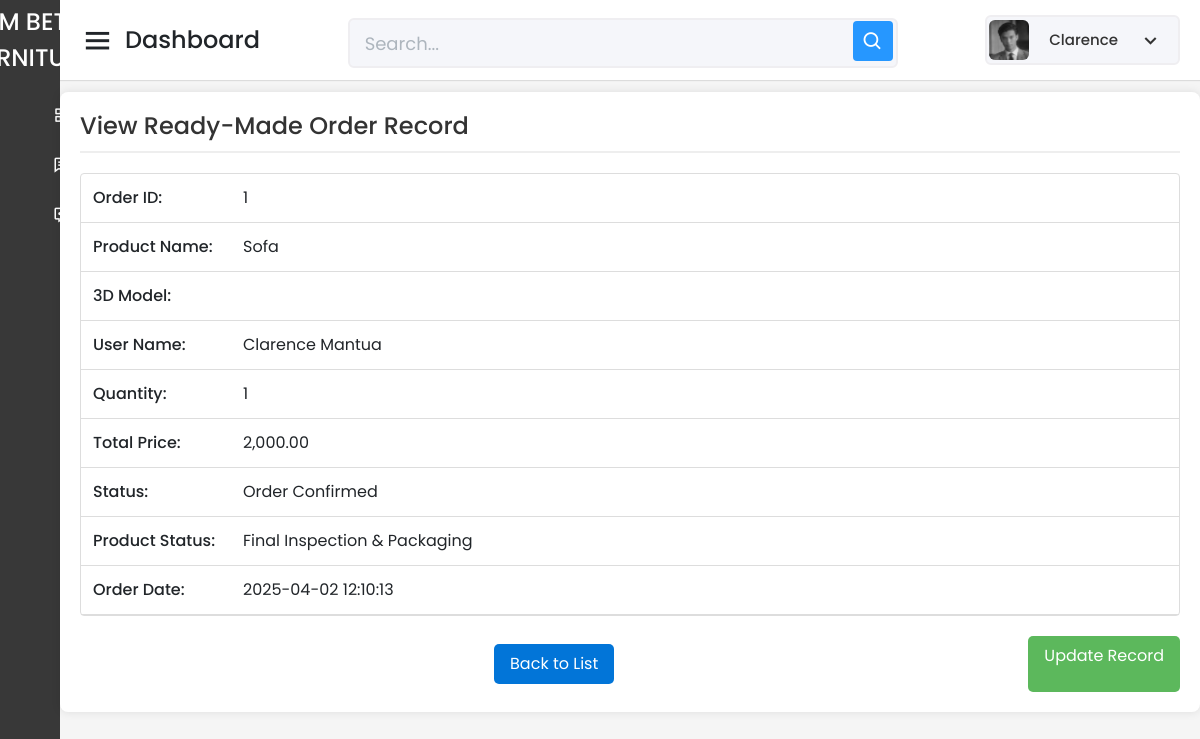
Page /Capstone_Admin/readymade/read-one-readymade-form.php?id=1 (signed in) on the earlier database version.
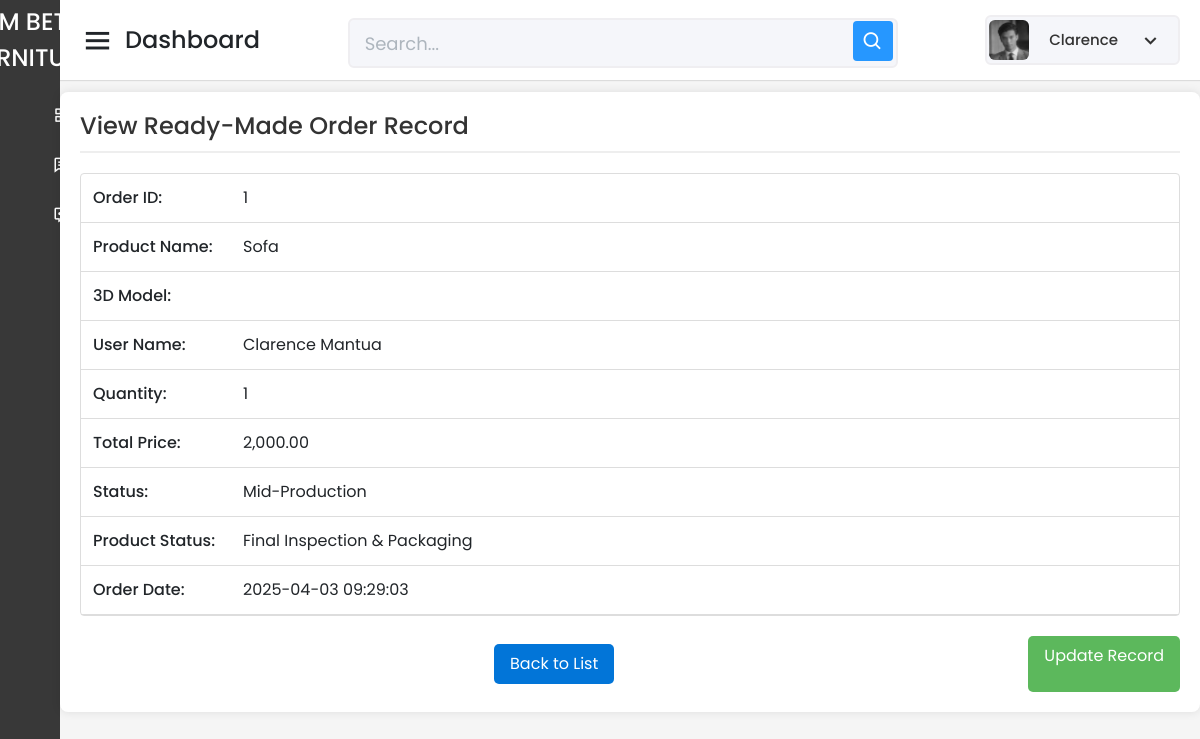
Same page on the later database version.
### tables this page shows
CREATE TABLE `tbl_ready_made_orders` (
  `ReadyMadeOrder_ID` int(11) NOT NULL AUTO_INCREMENT,
  `Product_ID` int(11) NOT NULL,
  `User_ID` varchar(150) NOT NULL,
  `Quantity` int(11) NOT NULL,
  `Total_Price` decimal(10,2) NOT NULL,
  `Order_Status` int(3) NOT NULL DEFAULT 0,
  `Order_Date` timestamp NOT NULL DEFAULT current_timestamp(),
  `Product_Status` int(3) NOT NULL DEFAULT 0,
  `Progress_Pic_10` varchar(255) DEFAULT NULL,
  `Progress_Pic_20` varchar(255) DEFAULT NULL,
  `Progress_Pic_30` varchar(255) DEFAULT NULL,
  `Progress_Pic_40` varchar(255) DEFAULT NULL,
  `Progress_Pic_50` varchar(255) DEFAULT NULL,
  `Progress_Pic_60` varchar(255) DEFAULT NULL,
  `Progress_Pic_70` varchar(255) DEFAULT NULL,
  `Progress_Pic_80` varchar(255) DEFAULT NULL,
  `Progress_Pic_90` varchar(255) DEFAULT NULL,
  `Progress_Pic_100` varchar(255) DEFAULT NULL,
  `Stop_Reason` varchar(255) DEFAULT NULL,
  PRIMARY KEY (`ReadyMadeOrder_ID`),
  KEY `Product_ID` (`Product_ID`),
  KEY `User_ID` (`User_ID`),
  CONSTRAINT `tbl_ready_made_orders_ibfk_1` FOREIGN KEY (`Product_ID`) REFERENCES `tbl_prod_info` (`Product_ID`),
  CONSTRAINT `tbl_ready_made_orders_ibfk_2` FOREIGN KEY (`User_ID`) REFERENCES `tbl_user_info` (`User_ID`)
);

CREATE TABLE `tbl_prod_info` (
  `Product_ID` int(11) NOT NULL AUTO_INCREMENT,
  `Product_Name` varchar(255) NOT NULL,
  `Description` text DEFAULT NULL,
  `Category` varchar(100) DEFAULT NULL,
  `Sizes` varchar(100) DEFAULT NULL,
  `Color` varchar(50) DEFAULT NULL,
  `Stock` varchar(100) DEFAULT NULL,
  `Assembly_Required` varchar(255) DEFAULT NULL,
  `ImageURL` varchar(255) DEFAULT NULL,
  `Price` varchar(255) NOT NULL,
  `Sold` varchar(255) DEFAULT NULL,
  `DateAdded` timestamp NOT NULL DEFAULT current_timestamp(),
  `LastUpdate` timestamp NOT NULL DEFAULT current_timestamp() ON UPDATE current_timestamp(),
  `GLB_File_URL` varchar(255) DEFAULT NULL,
  `product_type` enum('readymade','custom') DEFAULT 'readymade',
  PRIMARY KEY (`Product_ID`)
);

### Capstone_Admin/readymade/read-one-readymade-form.php (the view, shortened to what the changed rows need)
<?php
include '../config/database.php';
try {
    $query = "
        SELECT
            r.ReadyMadeOrder_ID,
            r.Product_ID,
            p.Product_Name,
            p.GLB_File_URL,
            r.User_ID,
            CONCAT(u.First_Name, ' ', u.Last_Name) AS User_Name,
            r.Quantity,
            r.Total_Price,
            r.Order_Status,
            r.Product_Status,
            r.Order_Date
        FROM tbl_ready_made_orders r
        JOIN tbl_prod_info p ON r.Product_ID = p.Product_ID
        JOIN tbl_user_info u ON r.User_ID = u.User_ID
        WHERE r.ReadyMadeOrder_ID = ?";
    $stmt = $pdo->prepare($query);
    $stmt->bindValue(1, $_GET['id']);
    $stmt->execute();
    $row = $stmt->fetch(PDO::FETCH_ASSOC);
    $readyMadeOrderID = $row["ReadyMadeOrder_ID"];
    $productName = $row["Product_Name"];
    $quantity = $row["Quantity"];
    $totalPrice = $row["Total_Price"];
    $orderStatus = $row["Order_Status"];
    $productStatus = $row["Product_Status"];
    $orderDate = $row["Order_Date"];
$orderStatusMap = [
    0   => 'Order Received',
    10  => 'Order Confirmed',
    20  => 'Design Finalization',
    30  => 'Material Preparation',
    40  => 'Production Started',
    50  => 'Mid-Production',
    60  => 'Finishing Process',
    70  => 'Quality Check',
    80  => 'Final Assembly',
    90  => 'Ready for Delivery',
    100 => 'Delivered / Completed'
];
$orderStatusText = $orderStatusMap[$orderStatus] ?? 'Unknown Status';
$productStatusLabels = [
    0   => 'Concept Stage',
    10  => 'Design Approved',
    20  => 'Material Sourcing',
    30  => 'Cutting & Shaping',
    40  => 'Structural Assembly',
    50  => 'Detailing & Refinements',
    60  => 'Sanding & Pre-Finishing',
    70  => 'Varnishing/Painting',
    80  => 'Drying & Curing',
    90  => 'Final Inspection & Packaging',
    100 => 'Completed'
];
$productStatusText = $productStatusLabels[$productStatus] ?? 'Unknown Status';
} catch (Exception $e) {
    echo "An error occurred: " . $e->getMessage();
    exit();
}
?>
<!DOCTYPE html>
<html lang="en" dir="ltr">
<head>
    <link href="../static/css/bootstrap.min.css" rel="stylesheet">
    <link href="../static/css-files/dashboard.css" rel="stylesheet">
    <link href="../static/css-files/button.css" rel="stylesheet">
    <link href="../static/css-files/admin_homev2.css" rel="stylesheet">
    <link href="https://unpkg.com/boxicons@2.0.7/css/boxicons.min.css" rel="stylesheet" />
</head>
<body>
    <section class="home-section">
        <br><br><br>
        <div class="container_boxes">
            <form name="frmReadyMadeRec" method="POST" action="">
                <table>
                    <tr><td>Order ID:</td><td><?php echo $readyMadeOrderID; ?></td></tr>
                    <tr><td>Product Name:</td><td><?php echo $productName; ?></td></tr>
                    <tr><td>Quantity:</td><td><?php echo $quantity; ?></td></tr>
                    <tr><td>Total Price:</td><td><?php echo number_format($totalPrice, 2); ?></td></tr>
                    <tr><td>Status:</td><td><?php echo $orderStatusText; ?></td></tr>
                    <tr><td>Product Status:</td><td><?php echo $productStatusText; ?></td></tr>
                    <tr><td>Order Date:</td><td><?php echo $orderDate; ?></td></tr>
                </table>
            </form>
        </div>
    </section>
</body>
</html>

Differences in the rows shown:
changed tbl_ready_made_orders "Final Inspection & Packaging": Order_Status "Order Confirmed" → "Mid-Production"; Order_Date "2025-04-02 12:10:13" → "2025-04-03 09:29:03"
